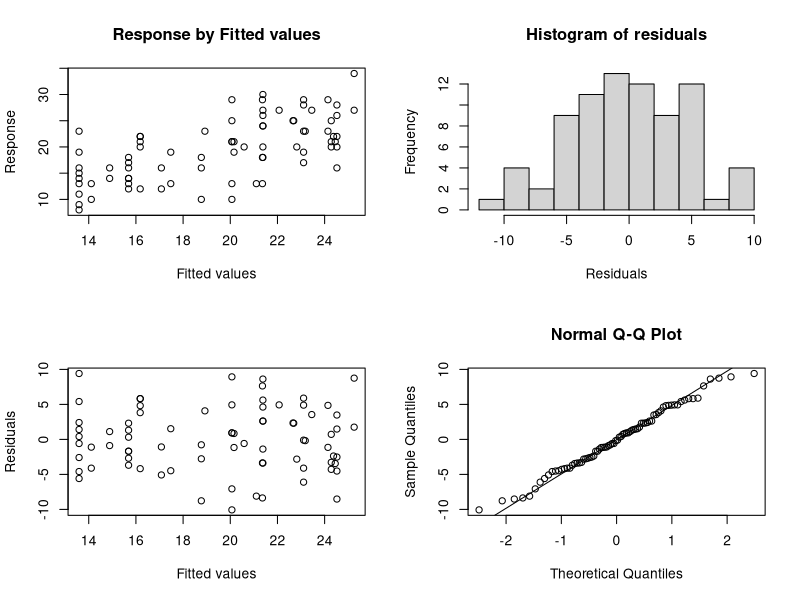
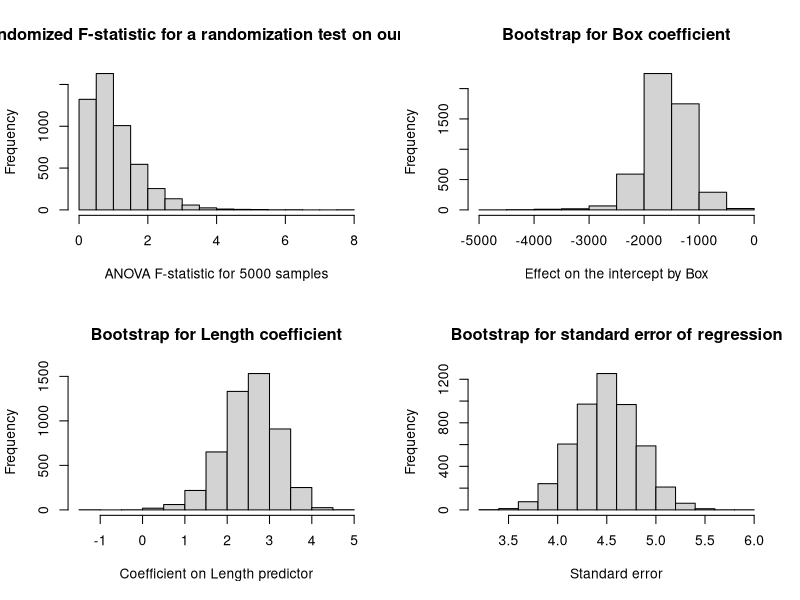

Recreate these plots in R, in order.
## ---- chunk 1
setwd("C:/Users/aidan/IdeaProjects/DataScience/data")
knitr::opts_knit$set(root.dir = "C:/Users/aidan/IdeaProjects/DataScience/data")
Candy.df <- read.csv("CandyRaw.csv", header = T)
Candy.df$LogLength <- log(Candy.df$Length)
Candy.df$LogWidth <- log(Candy.df$Width)
Candy.df$HandSize <- Candy.df$Length * Candy.df$Width
Candy.df$Cardboard <- ifelse(Candy.df$Box == "cardboard", 1, 0)
library(leaps)
out<-summary(regsubsets(Candy~(. + I(LogWidth * LogLength)) * Cardboard,nbest=2,data=Candy.df[, c(1, 2, 4, 5, 6, 7, 8)])) #named the summary so that we can call parts of it easily
Subsets<-out$which #tells us which subsets are used (T/F)
R2<-round(100*out$rsq,1) #storing a list of all R2 percentages
R2adj<-round(100*out$adjr2,1) #storing a list of all R2adj percentages
Cp<-round(out$cp,1) #storing a list of all Mallows' Cp values
cbind(Subsets,R2,R2adj,Cp) #output a dataframe showing all the info we just collected
model.lm <- lm(Candy ~ Length + Cardboard + Length:Cardboard + LogLength:Cardboard, data = Candy.df) #let's take the predictors from the best model with 4 predictors from best subsets. Its Cp is about 5, and the associated p-value is relatively low. Its R^2 adj and R^2 is decently high
summary(model.lm)
## ---- chunk 2
multreg.conditionplots <- function(linreg){
  par(mfrow= c(2,2))
  plot(linreg$fitted.values + linreg$residuals~linreg$fitted.values, ylab="Response", xlab="Fitted values", main = "Response by Fitted values") #filler plot to appease par's 2x2
  hist(linreg$residuals, xlab="Residuals", main="Histogram of residuals") #histogram of residuals
  plot(linreg$residuals~linreg$fitted.values, xlab="Fitted values", ylab="Residuals") #resid plot of residuals vs fitted values
  qqnorm(linreg$residuals) #the qqnorm plot of the residuals
  qqline(linreg$residuals)
}
multreg.conditionplots(model.lm)
## ---- chunk 3
attach(Candy.df)
originalF <- data.frame(summary(model.lm)$fstatistic)[1,1] # get orig F-stat
print(originalF)
N <- 5000 # get 5000 perms
permFstat <- as.numeric(0) # init
for (i in 1:N) {
  dummy.lm <- lm(sample(Candy) ~ Length + Cardboard + Length:Cardboard + LogLength:Cardboard, data=Candy.df) # randomize Candy, match with predictors
  permFstat[i] <-data.frame(summary(dummy.lm)$fstatistic)[1,1] # store fstat of perm
}
hist(permFstat, main="Randomized F-statistic for a randomization test on our model", xlab="ANOVA F-statistic for 5000 samples")
p.randomization <- sum(permFstat > originalF)/N
detach()
## ---- chunk 4
model.ls <- ls.diag(model.lm)
model.df <- Candy.df
model.df$studResid <- model.ls$stud.res
model.df$Leverage <- model.ls$hat
model.df$Cooks <- model.ls$cooks
print(model.df[model.df$studResid > 2,])
print(model.df[model.df$Leverage > 6 * 2 / nrow(model.df),])
print(model.df[model.df$Cooks > 0.5,])
## ---- chunk 5
attach(Candy.df)
N <- 5000
summary(model.lm)
origboxcoeff <- model.lm$coefficients[3] # store original box (ICardboard) coef
origlencoeff <- model.lm$coefficients[2] # store original len coef
origsdErr <- summary(model.lm)$sigma  # store original sd of resids
boxcoeff <- as.numeric(0)
boxcoeffsd <- as.numeric(0)
lencoeff <- as.numeric(0)
lencoeffsd <- as.numeric(0)
sdErr <- as.numeric(0)
for (i in 1:N){
  Candy.dummy<-Candy.df[sample(1:nrow(Candy.df),nrow(Candy.df),replace=TRUE),]
  #creating a linear model
  dummy.lm <- lm(Candy ~ Length + Cardboard + Length:Cardboard + LogLength:Cardboard, data = Candy.dummy) # make model
  # store coefs and resid for each permutation
  boxcoeff[i] <- dummy.lm$coefficients[3]
  boxcoeffsd[i] <- summary(dummy.lm)$coefficients[3, 2]
  lencoeff[i] <- dummy.lm$coefficients[2]
  lencoeffsd[i] <- summary(dummy.lm)$coefficients[2, 2]
  sdErr[i] <- summary(dummy.lm)$sigma
}
hist(boxcoeff, main="Bootstrap for Box coefficient", xlab="Effect on the intercept by Box")
hist(lencoeff, main="Bootstrap for Length coefficient", xlab="Coefficient on Length predictor")
hist(sdErr, main="Bootstrap for standard error of regression", xlab="Standard error")
detach()
TStar.box <- (boxcoeff - origboxcoeff)/boxcoeffsd
TStar.len <- (lencoeff - origlencoeff)/lencoeffsd
TStar.sdErr <- (sdErr - origsdErr)/sd(sdErr)
paste0("Box Confint: (", origboxcoeff - quantile(TStar.box, 0.975) * sd(boxcoeff), ", ", origboxcoeff - quantile(TStar.box, 0.025) * sd(boxcoeff), ")")
paste0("Len Confint: (", origlencoeff - quantile(TStar.len, 0.975) * sd(lencoeff), ", ", origlencoeff - quantile(TStar.len, 0.025) * sd(lencoeff), ")")
paste0("Standard Error Confint: (", origsdErr - quantile(TStar.sdErr, 0.975) * sd(sdErr), ", ", origsdErr - quantile(TStar.sdErr, 0.025) * sd(sdErr), ")")
